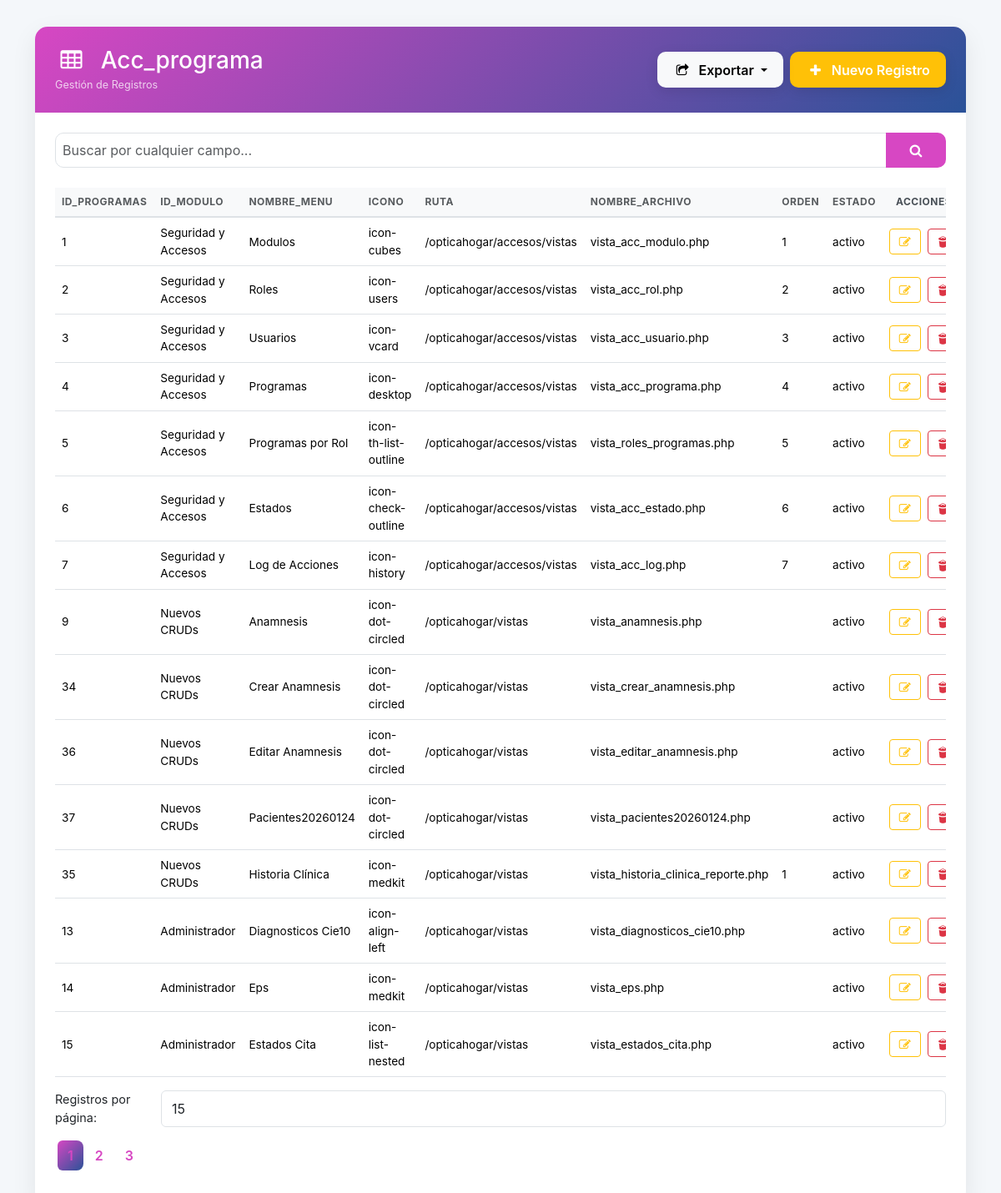
The app's page /controladores/controlador_acc_programa.php (signed in) with its own data.
### tables this page shows
CREATE TABLE `acc_programa` (
  `id_programas` int NOT NULL AUTO_INCREMENT,
  `id_modulo` int DEFAULT NULL,
  `nombre_menu` varchar(128) DEFAULT NULL,
  `icono` varchar(125) DEFAULT NULL,
  `ruta` varchar(250) DEFAULT NULL,
  `nombre_archivo` varchar(150) DEFAULT NULL,
  `orden` int DEFAULT NULL,
  `estado` enum('activo','inactivo') DEFAULT 'activo',
  `usuario_id_inserto` int DEFAULT NULL,
  `fecha_insercion` timestamp NULL DEFAULT CURRENT_TIMESTAMP,
  `usuario_id_actualizo` int DEFAULT NULL,
  `fecha_actualizacion` timestamp NULL DEFAULT NULL ON UPDATE CURRENT_TIMESTAMP,
  PRIMARY KEY (`id_programas`),
  KEY `programas_id_modulo_fk` (`id_modulo`),
  CONSTRAINT `programas_id_modulo_fk` FOREIGN KEY (`id_modulo`) REFERENCES `acc_modulo` (`id_modulo`)
);

CREATE TABLE `acc_modulo` (
  `id_modulo` int NOT NULL AUTO_INCREMENT,
  `nombre_modulo` varchar(125) DEFAULT NULL,
  `icono` varchar(125) DEFAULT NULL,
  `orden` int DEFAULT NULL,
  `estado` enum('activo','inactivo') DEFAULT 'activo',
  `usuario_id_inserto` int DEFAULT NULL,
  `fecha_insercion` timestamp NULL DEFAULT CURRENT_TIMESTAMP,
  `usuario_id_actualizo` int DEFAULT NULL,
  `fecha_actualizacion` timestamp NULL DEFAULT NULL ON UPDATE CURRENT_TIMESTAMP,
  PRIMARY KEY (`id_modulo`)
);

### vistas/vista_acc_programa.php (the view, shortened to what the rows shown need)
<?php
$mi_programa = 'vista_acc_programa.php';
$permisos = $_SESSION['permisos'][$mi_programa] ?? ['ins' => 0, 'upd' => 0, 'del' => 0, 'exp' => 0];
?>
<!DOCTYPE html>
<html lang="es">
<head>
    <?php include('../headIconos.php'); ?>
    <link rel="stylesheet" href="../css/estilos.css">
</head>
<body>
    <div class="container pb-5">
        <div class="main-card">
            <div class="card-body p-4">
                <div class="table-responsive">
                    <table class="table table-hover align-middle">
                        <thead>
                            <tr>
<?php
$sort = $_GET['sort'] ?? null;
$dir = $_GET['dir'] ?? 'DESC';
$nextDir = ($dir === 'ASC') ? 'DESC' : 'ASC';
?>
                                <th>
                                    <a href="?<?php echo http_build_query(array_merge($_GET, ['sort' => "`acc_programa`.`id_programas`", 'dir' => $nextDir])); ?>" class="text-decoration-none text-muted">
                                        id_programas                                        <?php if (str_replace(['`',' '], '', $sort) === str_replace(['`',' '], '', "`acc_programa`.`id_programas`")): ?>                                            <i class="icon-<?php echo ($dir === 'ASC') ? 'up-dir' : 'down-dir'; ?> ms-1"></i>
                                        <?php endif; ?>                                    </a>
                                </th>
                                <th>
                                    <a href="?<?php echo http_build_query(array_merge($_GET, ['sort' => "`acc_modulo`.`nombre_modulo`", 'dir' => $nextDir])); ?>" class="text-decoration-none text-muted">
                                        id_modulo                                        <?php if (str_replace(['`',' '], '', $sort) === str_replace(['`',' '], '', "`acc_modulo`.`nombre_modulo`")): ?>                                            <i class="icon-<?php echo ($dir === 'ASC') ? 'up-dir' : 'down-dir'; ?> ms-1"></i>
                                        <?php endif; ?>                                    </a>
                                </th>
                                <th>
                                    <a href="?<?php echo http_build_query(array_merge($_GET, ['sort' => "`acc_programa`.`nombre_menu`", 'dir' => $nextDir])); ?>" class="text-decoration-none text-muted">
                                        nombre_menu                                        <?php if (str_replace(['`',' '], '', $sort) === str_replace(['`',' '], '', "`acc_programa`.`nombre_menu`")): ?>                                            <i class="icon-<?php echo ($dir === 'ASC') ? 'up-dir' : 'down-dir'; ?> ms-1"></i>
                                        <?php endif; ?>                                    </a>
                                </th>
                                <th>
                                    <a href="?<?php echo http_build_query(array_merge($_GET, ['sort' => "`acc_programa`.`icono`", 'dir' => $nextDir])); ?>" class="text-decoration-none text-muted">
                                        icono                                        <?php if (str_replace(['`',' '], '', $sort) === str_replace(['`',' '], '', "`acc_programa`.`icono`")): ?>                                            <i class="icon-<?php echo ($dir === 'ASC') ? 'up-dir' : 'down-dir'; ?> ms-1"></i>
                                        <?php endif; ?>                                    </a>
                                </th>
                                <th>
                                    <a href="?<?php echo http_build_query(array_merge($_GET, ['sort' => "`acc_programa`.`ruta`", 'dir' => $nextDir])); ?>" class="text-decoration-none text-muted">
                                        ruta                                        <?php if (str_replace(['`',' '], '', $sort) === str_replace(['`',' '], '', "`acc_programa`.`ruta`")): ?>                                            <i class="icon-<?php echo ($dir === 'ASC') ? 'up-dir' : 'down-dir'; ?> ms-1"></i>
                                        <?php endif; ?>                                    </a>
                                </th>
                                <th>
                                    <a href="?<?php echo http_build_query(array_merge($_GET, ['sort' => "`acc_programa`.`nombre_archivo`", 'dir' => $nextDir])); ?>" class="text-decoration-none text-muted">
                                        nombre_archivo                                        <?php if (str_replace(['`',' '], '', $sort) === str_replace(['`',' '], '', "`acc_programa`.`nombre_archivo`")): ?>                                            <i class="icon-<?php echo ($dir === 'ASC') ? 'up-dir' : 'down-dir'; ?> ms-1"></i>
                                        <?php endif; ?>                                    </a>
                                </th>
                                <th>
                                    <a href="?<?php echo http_build_query(array_merge($_GET, ['sort' => "`acc_programa`.`orden`", 'dir' => $nextDir])); ?>" class="text-decoration-none text-muted">
                                        orden                                        <?php if (str_replace(['`',' '], '', $sort) === str_replace(['`',' '], '', "`acc_programa`.`orden`")): ?>                                            <i class="icon-<?php echo ($dir === 'ASC') ? 'up-dir' : 'down-dir'; ?> ms-1"></i>
                                        <?php endif; ?>                                    </a>
                                </th>
                                <th>
                                    <a href="?<?php echo http_build_query(array_merge($_GET, ['sort' => "`acc_programa`.`estado`", 'dir' => $nextDir])); ?>" class="text-decoration-none text-muted">
                                        estado                                        <?php if (str_replace(['`',' '], '', $sort) === str_replace(['`',' '], '', "`acc_programa`.`estado`")): ?>                                            <i class="icon-<?php echo ($dir === 'ASC') ? 'up-dir' : 'down-dir'; ?> ms-1"></i>
                                        <?php endif; ?>                                    </a>
                                </th>
                                <th class="text-center">Acciones</th>
                            </tr>
                        </thead>
                        <tbody>
                            <?php
                            require_once '../modelos/modelo_acc_programa.php';
                            $modelo = new ModeloAcc_programa();
                            $termino = $_GET['busqueda'] ?? '';
                            $campoFiltro = $_GET['campo'] ?? '';
                            $registrosPorPagina = isset($_GET['registrosPorPagina']) ? (int)$_GET['registrosPorPagina'] : 15;
                            $paginaActual = isset($_GET['pagina']) ? (int)$_GET['pagina'] : 1;
                            $offset = ($paginaActual - 1) * $registrosPorPagina;
                            if (isset($_GET['action']) && $_GET['action'] === 'buscar') {
                                if (!empty($campoFiltro) && !empty($termino)) {
                                     $totalRegistros = $modelo->contarPorCampo($campoFiltro, $termino);
                                     $registros = $modelo->buscarPorCampo($campoFiltro, $termino, $registrosPorPagina, $offset, $sort, $dir);
                                } else {
                                     $totalRegistros = $modelo->contarRegistrosPorBusqueda($termino);
                                     $registros = $modelo->buscar($termino, $registrosPorPagina, $offset, $sort, $dir);
                                }
                            } else {
                                $registros = $modelo->obtenerTodos($registrosPorPagina, $offset, $sort, $dir);
                            }
                            if ($registros):
                                foreach ($registros as $registro):
                            ?>
                <tr>
                    <td><?php echo htmlspecialchars($registro['id_programas']); ?></td>
                    <td><?php echo htmlspecialchars($registro['id_modulo_display'] ?? $registro['id_modulo']); ?></td>
                    <td><?php echo htmlspecialchars($registro['nombre_menu']); ?></td>
                    <td><?php echo htmlspecialchars($registro['icono']); ?></td>
                    <td><?php echo htmlspecialchars($registro['ruta']); ?></td>
                    <td><?php echo htmlspecialchars($registro['nombre_archivo']); ?></td>
                    <td><?php echo htmlspecialchars($registro['orden']); ?></td>
                    <td><?php echo htmlspecialchars($registro['estado']); ?></td>
                    <td class="text-center">
                        <div class="d-flex justify-content-center gap-2">
                        <?php if ($permisos['upd']): ?>
                        <button type="button" class="btn btn-sm btn-outline-warning" data-bs-toggle="modal" data-bs-target="#modalActualizar" data-idActualizar="<?php echo $registro['id_programas']; ?>"
                           data-id_programas="<?php echo htmlspecialchars($registro['id_programas']); ?>"
                           data-id_modulo="<?php echo htmlspecialchars($registro['id_modulo']); ?>"
                           data-nombre_menu="<?php echo htmlspecialchars($registro['nombre_menu']); ?>"
                           data-icono="<?php echo htmlspecialchars($registro['icono']); ?>"
                           data-ruta="<?php echo htmlspecialchars($registro['ruta']); ?>"
                           data-nombre_archivo="<?php echo htmlspecialchars($registro['nombre_archivo']); ?>"
                           data-orden="<?php echo htmlspecialchars($registro['orden']); ?>"
                           data-estado="<?php echo htmlspecialchars($registro['estado']); ?>"
                           data-fecha_creacion="<?php echo htmlspecialchars($registro['fecha_creacion']); ?>"
                           data-fecha_actualiza="<?php echo htmlspecialchars($registro['fecha_actualiza']); ?>"
                        > <i class="icon-edit"></i></button>
                        <?php endif; ?>
                        <?php if ($permisos['del']): ?>
                        <button class="btn btn-sm btn-outline-danger" onclick="eliminar('<?php echo htmlspecialchars($registro['id_programas']); ?>')"> <i class="icon-trash-2"></i></button>
                        <?php endif; ?>
                        </div>
                    </td>
                </tr>
                <?php endforeach; else: ?>
                                <tr><td colspan="9">No hay registros disponibles.</td></tr>
                <?php endif; ?>
            </tbody>
        </table>
    </div>
</body>
</html>

### records on screen
acc_programa: id_programas "1", id_modulo.nombre_modulo "Seguridad y Accesos", nombre_menu "Modulos", icono "icon-cubes", ruta "/opticahogar/accesos/vistas", nombre_archivo "vista_acc_modulo.php", orden "1", estado "activo"
acc_programa: id_programas "2", id_modulo.nombre_modulo "Seguridad y Accesos", nombre_menu "Roles", icono "icon-users", ruta "/opticahogar/accesos/vistas", nombre_archivo "vista_acc_rol.php", orden "2", estado "activo"
acc_programa: id_programas "3", id_modulo.nombre_modulo "Seguridad y Accesos", nombre_menu "Usuarios", icono "icon-vcard", ruta "/opticahogar/accesos/vistas", nombre_archivo "vista_acc_usuario.php", orden "3", estado "activo"
acc_programa: id_programas "4", id_modulo.nombre_modulo "Seguridad y Accesos", nombre_menu "Programas", icono "icon-desktop", ruta "/opticahogar/accesos/vistas", nombre_archivo "vista_acc_programa.php", orden "4", estado "activo"
acc_programa: id_programas "5", id_modulo.nombre_modulo "Seguridad y Accesos", nombre_menu "Programas por Rol", icono "icon-th-list-outline", ruta "/opticahogar/accesos/vistas", nombre_archivo "vista_roles_programas.php", orden "5", estado "activo"
acc_programa: id_programas "6", id_modulo.nombre_modulo "Seguridad y Accesos", nombre_menu "Estados", icono "icon-check-outline", ruta "/opticahogar/accesos/vistas", nombre_archivo "vista_acc_estado.php", orden "6", estado "activo"
acc_programa: id_programas "7", id_modulo.nombre_modulo "Seguridad y Accesos", nombre_menu "Log de Acciones", icono "icon-history", ruta "/opticahogar/accesos/vistas", nombre_archivo "vista_acc_log.php", orden "7", estado "activo"
acc_programa: id_programas "9", id_modulo.nombre_modulo "Nuevos CRUDs", nombre_menu "Anamnesis", icono "icon-dot-circled", ruta "/opticahogar/vistas", nombre_archivo "vista_anamnesis.php", estado "activo"
acc_programa: id_programas "34", id_modulo.nombre_modulo "Nuevos CRUDs", nombre_menu "Crear Anamnesis", icono "icon-dot-circled", ruta "/opticahogar/vistas", nombre_archivo "vista_crear_anamnesis.php", estado "activo"
acc_programa: id_programas "36", id_modulo.nombre_modulo "Nuevos CRUDs", nombre_menu "Editar Anamnesis", icono "icon-dot-circled", ruta "/opticahogar/vistas", nombre_archivo "vista_editar_anamnesis.php", estado "activo"
acc_programa: id_programas "37", id_modulo.nombre_modulo "Nuevos CRUDs", nombre_menu "Pacientes20260124", icono "icon-dot-circled", ruta "/opticahogar/vistas", nombre_archivo "vista_pacientes20260124.php", estado "activo"
acc_programa: id_programas "35", id_modulo.nombre_modulo "Nuevos CRUDs", nombre_menu "Historia Clínica", icono "icon-medkit", ruta "/opticahogar/vistas", nombre_archivo "vista_historia_clinica_reporte.php", orden "1", estado "activo"
acc_programa: id_programas "13", id_modulo.nombre_modulo "Administrador", nombre_menu "Diagnosticos Cie10", icono "icon-align-left", ruta "/opticahogar/vistas", nombre_archivo "vista_diagnosticos_cie10.php", estado "activo"
acc_programa: id_programas "14", id_modulo.nombre_modulo "Administrador", nombre_menu "Eps", icono "icon-medkit", ruta "/opticahogar/vistas", nombre_archivo "vista_eps.php", estado "activo"
acc_programa: id_programas "15", id_modulo.nombre_modulo "Administrador", nombre_menu "Estados Cita", icono "icon-list-nested", ruta "/opticahogar/vistas", nombre_archivo "vista_estados_cita.php", estado "activo"
